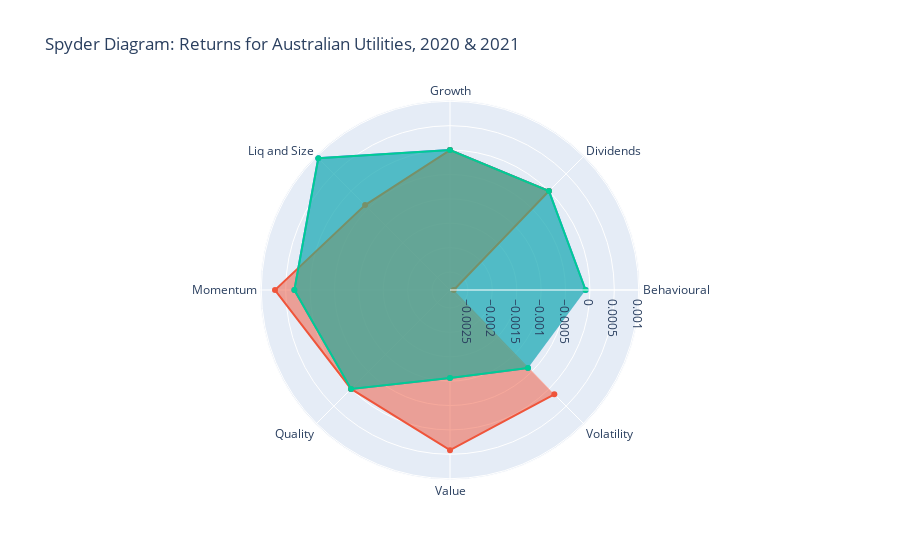

The notebook cell this image was saved under:
### Markdown cell above
### Spyder Diagrams 

This first one varies the year. in the loop add in which years you want plotted. This visualisation is not good, there are little trends and it is not that interesting.

### Code cell
#I now re-scale for plotting purposes. I want to work with only 2021 data initially
sector = 'Utilities'
country = 'AUSTRALIA'
year = 2021

country = by_sec_and_count[by_sec_and_count.country == country]
country_sector = country[country.Sector == sector]
country_sector = country_sector.set_axis(['Country','Sector','Factor','2017','2018','2019','2020','2021'], axis=1, inplace=False)

fig = go.Figure(data=go.Scatterpolar(
  r = country_sector['2021'],
  theta=country_sector['Factor'],
  fill='toself'
))

for i in [2020,2021]:
    fig.add_trace(go.Scatterpolar(
      r = country_sector[str(i)],
      theta=country_sector['Factor'],
      fill='toself',
      name='Product B'
))
    
fig.update_layout(title='Spyder Diagram: Returns for Australian Utilities, 2020 & 2021' ,
  polar=dict(
    radialaxis=dict(
      visible=True
    ),
  ),
  showlegend=False
)

fig.show()

country_sector

### Figure 1 — Plotly figure (JSON) as saved in the notebook; plotly's stock layout.template omitted (floating-point values rounded to 4 significant figures)
{"data": [{"fill": "toself", "r": [-8.913e-05, 0, 0, 0.0009496, 0.0003222, 0, -0.001063, -0.000607], "theta": ["Behavioural", "Dividends", "Growth", "Liq and Size", "Momentum", "Quality", "Value", "Volatility"], "type": "scatterpolar"}, {"fill": "toself", "name": "Product B", "r": [-0.002791, 0, 0, -0.0004072, 0.0007194, 0, 0.0004145, 0.0001566], "theta": ["Behavioural", "Dividends", "Growth", "Liq and Size", "Momentum", "Quality", "Value", "Volatility"], "type": "scatterpolar"}, {"fill": "toself", "name": "Product B", "r": [-8.913e-05, 0, 0, 0.0009496, 0.0003222, 0, -0.001063, -0.000607], "theta": ["Behavioural", "Dividends", "Growth", "Liq and Size", "Momentum", "Quality", "Value", "Volatility"], "type": "scatterpolar"}], "layout": {"polar": {"radialaxis": {"visible": true}}, "showlegend": false, "title": {"text": "Spyder Diagram: Returns for Australian Utilities, 2020 & 2021"}}}
